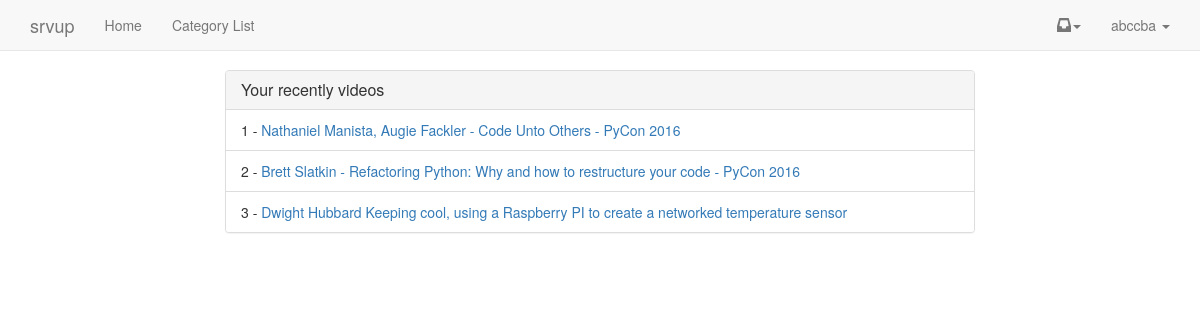
The page / (signed in) on the database as committed earlier.
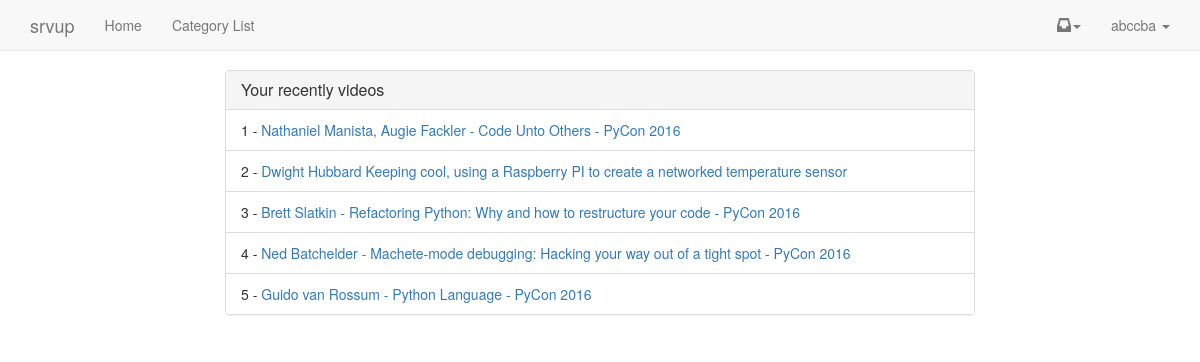
The same page on the database as committed later.
### account/models.py (models this page shows, shortened)
class MyUser(AbstractBaseUser):
    username = models.CharField(
        max_length=255,
        unique=True,)
    email = models.EmailField(
        max_length=255,
        unique=True,
    )
    first_name = models.CharField(
        max_length=255,
        null=True,
        blank=True)
    last_name = models.CharField(
        max_length=255,
        null=True,
        blank=True)
    is_member = models.BooleanField(default=False, verbose_name='Is Paid Member')
    is_active = models.BooleanField(default=True)
    is_admin = models.BooleanField(default=False)
    objects = MyUserManager()
    USERNAME_FIELD = 'username'
    REQUIRED_FIELDS = ['email']

### video/models.py (models this page shows, shortened)
class Video(models.Model):
    title = models.CharField(max_length=256)
    share_message = models.TextField(default=DEFAULT_MESSAGE, null=True, blank=True)
    ordering = models.PositiveIntegerField(default=1)
    slug = models.SlugField(null=True, blank=True, max_length=256)
    tags = GenericRelation("TaggedItem", null=True, blank=True)
    thumbnail = models.ImageField(upload_to='uploads/%Y/%m/%d',null=True,blank=True)
    upload_vid = models.FileField(upload_to='uploads/%Y/%m/%d',null=True, blank=True)
    embed_code = models.CharField(max_length=500,null=True, blank=True)
    active = models.BooleanField(default=True)
    featured = models.BooleanField(default=False)
    free_preview = models.BooleanField(default=False)
    category = models.ForeignKey("Category", null=True)
    timestamp = models.DateTimeField(auto_now_add=True, auto_now=False, null=True)
    updated = models.DateField(auto_now_add=False, auto_now=True, null=True)
    likes = models.IntegerField(null=True, blank=True)
    voteuser = GenericRelation("VoteUser", null=True, blank=True)
    objects = VideoManager()
    class Meta:
        unique_together = ('slug', 'category')
    def get_absolute_url(self):
        return reverse('video_detail', kwargs={'vid_slug': self.slug,
                                                'cat_slug':self.category.slug })

### srvup/views.py (the view, shortened to what this page needs)
# urls.py: url(r'^$', 'srvup.views.home', name='home'),
def home(request):
    if request.user.is_authenticated():
        page_view.send(
            sender=request.user,
            path=request.get_full_path())
        obj_lst = []
        recent_videos = request.user.pageview_set.get_videos()[:6]
        recent_comments = request.user.comment_set.get_recent()
        video_type = ContentType.objects.get_for_model(Video)
        popular_videos_ids = request.user.pageview_set\
            .filter(primary_content_type=video_type)\
            .values_list("primary_object_id")\
            .annotate(the_count=Count("primary_object_id"))\
            .order_by('-the_count')[:6]
        popular_videos = []
        if popular_videos:
            for i in popular_videos_ids:
                popular_videos.append(Video.objects.get(id=i[0]))
        for vid in recent_videos:
            obj =  vid.primary_content_object
            if obj not in obj_lst:
                obj_lst.append(obj)
        if  len(obj_lst) == 0:
            return redirect('category_list')
        context = {
        'obj_lst':obj_lst,
        'recent_comments': recent_comments,
        'popular_videos': popular_videos,
        }
        return render(request, 'home_logged_in.html',context)

### analytics/models.py (called while the page is built)
@receiver(page_view)
def page_view_handler(sender,**kwargs):
    path = kwargs.get('path')
    if sender.is_anonymous():
        new_page_view, created = PageView.objects.get_or_create(path=path,user=None,timestamp=timezone.now())
    else:
        new_page_view, created = PageView.objects.get_or_create(user=sender,path=path, timestamp=timezone.now())
    for option in ("primary_obj", "secondary_obj"):
        obj = kwargs.get(option, None)
        if obj:
            name = option.split('_')[0]
            setattr(new_page_view, '%s_object_id' % (name), obj.id )
            setattr(new_page_view, '%s_content_type' % (name),\
                    ContentType.objects.get_for_model(obj))
            new_page_view.save()
    if not created:
        new_page_view.count += 1
        new_page_view.save()

    def videos(self):
        primary_content_type = ContentType.objects.get_for_model(Video)
        return self.filter(primary_content_type=primary_content_type)

    def get_queryset(self):
        return PageViewQuerySet(self.model, using=self._db)

    def get_videos(self):
        return self.get_queryset().videos()

### comment/models.py (called while the page is built)
    def recent(self):
        try:
            recent_num = settings.DISPLAY_RECENT_COMMENTS_NUM
        except:
            recent_num = 3
        return self.filter(active=True).filter(parent=None)[:recent_num]

    def get_queryset(self):
        return CommentQuerySet(self.model, using=self._db)

    def get_recent(self):
        return self.get_queryset().recent()

### templates/home_logged_in.html (shortened to what this page needs)
{% extends "base.html" %}
{% block content %}
<div class="row">
    {% if obj_lst %}
    <div class="col-sm-8 col-sm-offset-2">
    <div class="panel panel-default">
      <div class="panel-heading">
      <h4 class="panel-title">Your recently videos</h4>
      </div>
      <ul class="list-group">
        {% for video in obj_lst %}
        <li class="list-group-item">
        {{ forloop.counter }} -
            <a href="{{ video.get_absolute_url }}">{{ video.title }}</a>
            <br/>
        </li>
        {% endfor %}
      </ul>
    </div>
    </div>
    {% endif %}
    </div>
</div>
{% endblock %}

### templates/base.html (shortened to what this page needs)
{% load staticfiles %}
<!DOCTYPE html>
<html lang="en">
  <head>
    <link rel="stylesheet" href="https://maxcdn.bootstrapcdn.com/bootstrap/3.3.1/css/bootstrap.min.css">
    <link href="https://maxcdn.bootstrapcdn.com/font-awesome/4.6.3/css/font-awesome.min.css" rel="stylesheet">
  </head>
  <body>
  {% include 'navbar.html' %}
  <div class="container">
    {% block content %}
    {% endblock %}
  </body>
</html>

### templates/extra_head_info.html
{% load staticfiles %}

### templates/navbar.html (shortened to what this page needs)
    <nav class="navbar navbar-default navbar-static-top">
      <div class="container">
        <div class="navbar-header">
          <a class="navbar-brand" href="#">srvup</a>
        </div>
        <div id="navbar" class="navbar-collapse collapse">
          <ul class="nav navbar-nav">
            <li><a href="{% url 'home' %}">Home</a></li>
            <li><a href="{% url 'category_list' %}">Category List</a></li>
          </ul>
          <ul class="nav navbar-nav navbar-right">
          {% if user.is_authenticated %}
             <li class="dropdown">
              <a href="#" class="dropdown-toggle notification-toggle" data-toggle="dropdown" role="button" aria-expanded="false"><span class="glyphicon glyphicon-inbox" aria-hidden="true"></span><span class="caret"></span></a>
            </li>
            <li class="dropdown">
              <a href="#" class="dropdown-toggle"  id="dropdownUser" data-toggle="dropdown" aria-haspopup="true" aria-expanded="false">{{ user }} <span class="caret"></span></a>
            </li>
            {% else %}
              {% if request.get_full_path == "/" %}
              {% else %}
                <li><a href="{% url 'login' %}">Login</a></li>
                <li><a href="{% url 'register' %}">Register</a></li>
              {% endif %}
          {% endif %}
          </ul>
        </div>
      </div>
    </nav>

### templates/javascript.html (shortened to what this page needs)
{% load staticfiles %}

Rows that differ between the two databases and show on the page:
shown differently, row unchanged: Video (number 2 of 5 on the later page): moves up the list
now on this page (row edited): Video: title "Ned Batchelder - Machete-mode debugging: Hacking your way out of a tight spot - PyCon 2016"
now on this page (row unchanged): Video: title "Guido van Rossum - Python Language - PyCon 2016"
